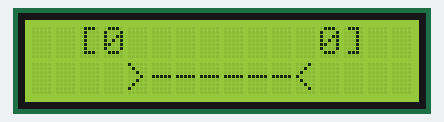
A sketch run on a simulated Arduino Uno, built with avr-gcc and run on an emulated ATmega328P. On the bench: 16×2 character LCD.

Above: at 0.4 s.
At 2.9 s:
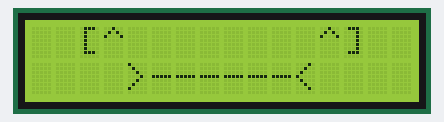
At 8.2 s:
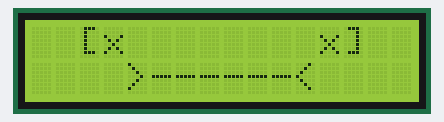
At 10.7 s:
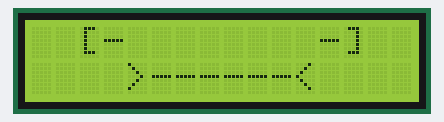

The sketch:

LCD_1602_I2C_Module.ino
```cpp
#include <Wire.h>
#include <LiquidCrystal_I2C.h>
LiquidCrystal_I2C lcd(0x27, 16, 2); // set the LCD address to 0x27 for a 16 chars and 2 line display
void setup()
{
    lcd.init(); // initialize the lcd

    // Print a message to the LCD.
    lcd.backlight();
    lcd.setCursor(3, 0);
    lcd.print("O        O");
    lcd.setCursor(4, 1);
    lcd.print(">------<");
}

void loop()
{
    lcd.setCursor(2, 0);
    lcd.print("[ ]      [ ]");

    lcd.setCursor(3, 0);
    lcd.print("-        -");
    delay(80);
    lcd.setCursor(3, 0);
    lcd.print("0        0");
    delay(80);
    lcd.setCursor(3, 0);
    lcd.print("-        -");
    delay(80);

    lcd.setCursor(3, 0);
    lcd.print("0        0");
    delay(2500);

    lcd.setCursor(3, 0);
    lcd.print("^        ^");
    delay(2500);

    lcd.setCursor(3, 0);
    lcd.print("-        -");
    delay(80);
    lcd.setCursor(3, 0);
    lcd.print("0        0");
    delay(80);
    lcd.setCursor(3, 0);
    lcd.print("-        -");
    delay(80);

    lcd.setCursor(3, 0);
    lcd.print("0        0");
    delay(2500);

    lcd.setCursor(3, 0);
    lcd.print("x        x");
    delay(2500);

    lcd.setCursor(3, 0);
    lcd.print("-        -");
    delay(2500);

    // lcd.setCursor(3, 0);
    // lcd.print("3        3");
    // delay(2500);

    // lcd.setCursor(3, 0);
    // lcd.print(".        .");
    // delay(2500);

    // lcd.setCursor(3, 0);
    // lcd.print("T        T");
    // delay(2500);

    // lcd.setCursor(3, 0);
    // lcd.print("*        *");
    // delay(2500);

    // lcd.setCursor(3, 0);
    // lcd.print(">        <");
    // delay(2500);

}
```

Measured:
- by itself, everything shown: repeats every 13.1 s, in 10 steps
- what the display in image 0 shows lasts 2.5 s, from 0.4 s to 2.9 s
- what the display in image 3 shows lasts 2.6 s, from 10.7 s to 13.3 s
